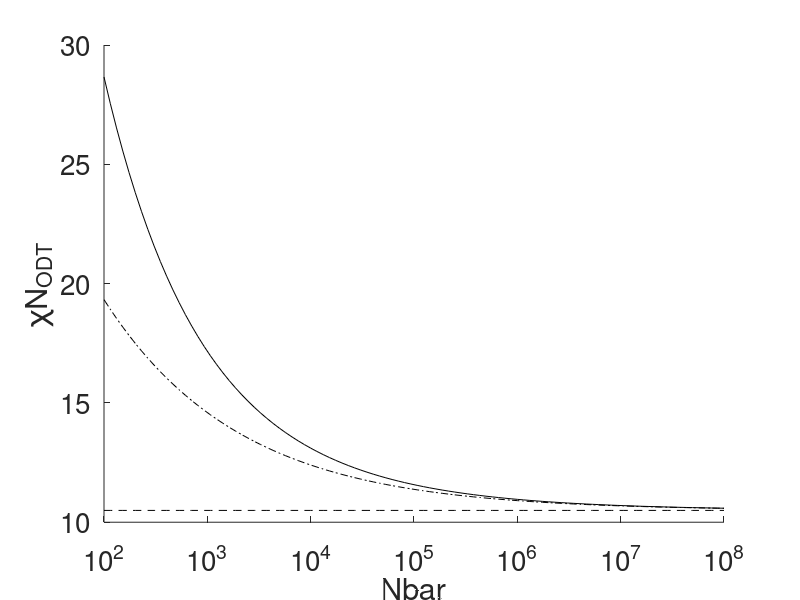

Write the MATLAB code that produced this figure. (Note: this script raises an error after producing the figure.)
clear all
cd ../

addpath('functions')
addpath('chainstats')
addpath('misc')
addpath('chainstats/eigcalc')
addpath('chainstats/integrals')


%%%%%%%%%% MAKE A PLOT %%%%%%%%%%
NbarV = logspace(2,8,100);
chiMFV = 10.495 + zeros(length(NbarV),1);
chiFHV = 10.495 + 41.0*power(NbarV,-1/3);
chiGLV = 10.495 + 41.0*power(NbarV,-1/3) + 123.0*power(NbarV,-0.56);

figure;hold;set(gca,'fontsize',20)
plot(NbarV,chiMFV,'k--')
plot(NbarV,chiFHV,'k-.')
plot(NbarV,chiGLV,'k-')
set(gca,'xscale','log')
xlabel('Nbar');
ylabel('\chiN_{ODT}')

% load Bates Data
NbarData = [2.77e4,4270,3250];
NData    = [1925,791,427];
EData    = [0.2,2.0,0.3];
errorbar(NbarData,chiODT,EData,'ro')

% start calculation
CHIODT   = zeros(1,length(NbarData));
for ii = 1:length(NbarData)
    Nbar = NbarData(ii);
    N = NData(ii);
    
    % ODTs reported by Bates
    chiODT(ii) = 10.90+41.0*power(Nbar,-1/3);

    %%%%%%%%%% PREDICT PHASE TRANSITIONS %%%%%%%%%%

    % F-H Prediction
    chiFH = 10.495 + 41.0*power(Nbar,-1/3);
    % Glaser Predictions
    chiGL = 10.495 + 41.0*power(Nbar,-1/3) + 123.0*power(Nbar,-0.56);

%     plot(Nbar,chiODT(ii),'ro','markerfacecolor','r');
%     plot(Nbar,chiFH,'ko')
%     plot(Nbar,chiGL,'ko')
    
    % My Prediction
    LPoverV = power(Nbar/N,1/6)
    C = power(sqrt(r2(N)),3)./N.*power(LPoverV,3);
    [chit,phase]=spinodalRG(N,C,0.5);
    chiMY = chit*N;
    plot(Nbar,chiMY,'bo','markerfacecolor','b');
end


















% %%%%%%%%%% MAKE A PLOT %%%%%%%%%%
% NbarV = logspace(2,8,100);
% chiMFV = 10.495 + zeros(length(NbarV),1);
% chiFHV = 10.495 + 41.0*power(NbarV,-1/3);
% chiGLV = 10.495 + 41.0*power(NbarV,-1/3) + 123.0*power(NbarV,-0.56);
% 
% figure;hold;set(gca,'fontsize',20)
% plot(NbarV,chiMFV,'k--')
% plot(NbarV,chiFHV,'k-.')
% plot(NbarV,chiGLV,'k-')
% set(gca,'xscale','log')
% xlabel('Nbar');
% ylabel('\chiN_{ODT}')
% 
% % load Bates Data
% NbarData = [2.77e4,4270,3250];
% NData    = [1925,791,427];
% EData    = [0.2,2.0,0.3];
% CHIODT   = zeros(1,length(NbarData));
% 
% for ii = 1:length(NbarData)
%     Nbar = NbarData(ii);
%     N = NData(ii);
%     
%     % ODTs reported by Bates
%     chiODT(ii) = 10.90+41.0*power(Nbar,-1/3);
% 
%     %%%%%%%%%% PREDICT PHASE TRANSITIONS %%%%%%%%%%
% 
%     % F-H Prediction
%     chiFH = 10.495 + 41.0*power(Nbar,-1/3);
%     % Glaser Predictions
%     chiGL = 10.495 + 41.0*power(Nbar,-1/3) + 123.0*power(Nbar,-0.56);
% 
% %     plot(Nbar,chiODT(ii),'ro','markerfacecolor','r');
% %     plot(Nbar,chiFH,'ko')
% %     plot(Nbar,chiGL,'ko')
%     
%     % My Prediction
%     LPoverV = power(Nbar/N,1/6)
%     C = power(sqrt(r2(N)),3)./N.*power(LPoverV,3);
%     [chit,phase]=spinodalRG(N,C,0.5);
%     chiMY = chit*N;
%     plot(Nbar,chiMY,'bo','markerfacecolor','b');
% end
% errorbar(NbarData,chiODT,EData,'ro')

cd test/